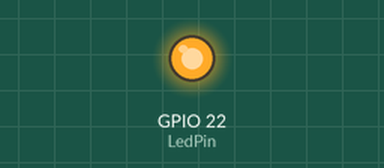
Recording of a program running on a simulated ESP32 board running MicroPython. Parts: output pins drawn as LEDs (lit = HIGH).

Above: at 0.5 s.
At 5.0 s:
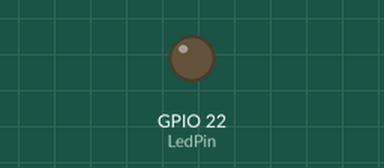
Timing chart, 0 to 6.9 s (numbered marks = the images above):
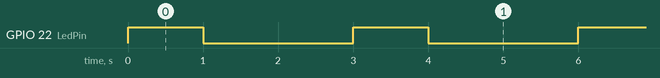

Measured:
- by itself, GPIO 22 (LedPin): alternates HIGH for 1.0 s and LOW for 2.0 s

The program:

main.py
```python
# Pequeño ejemplo de parpadeo del Led en Lolin32.
# El led está conectado al pin 22. El led se enciende con un nivel bajo en ese
# pin.

import time
import machine

# Tiempos de led encendido y apagado (En segundos).
TiempoOff = 1
TiempoOn = 2

LedPin = machine.Pin(22, machine.Pin.OUT)

while True:
    LedPin(1)
    time.sleep(TiempoOff)
    LedPin(0)
    time.sleep(TiempoOn)
```
